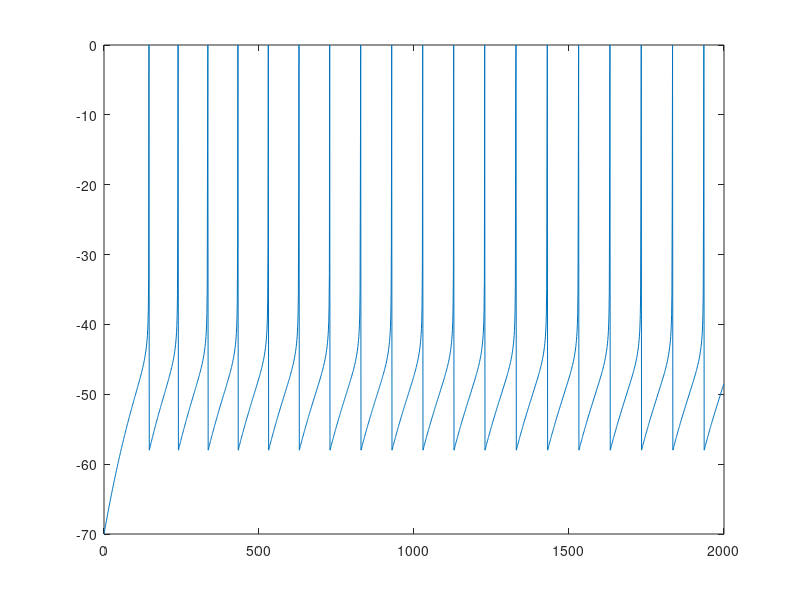
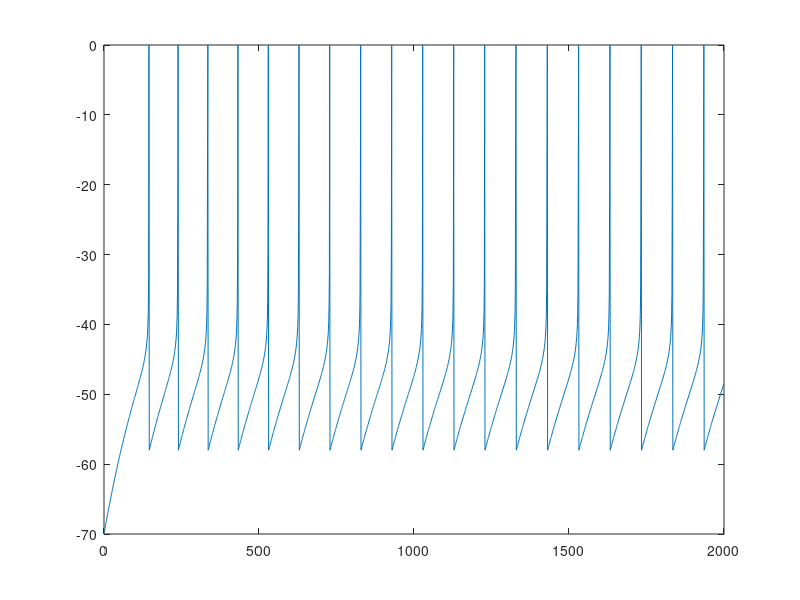
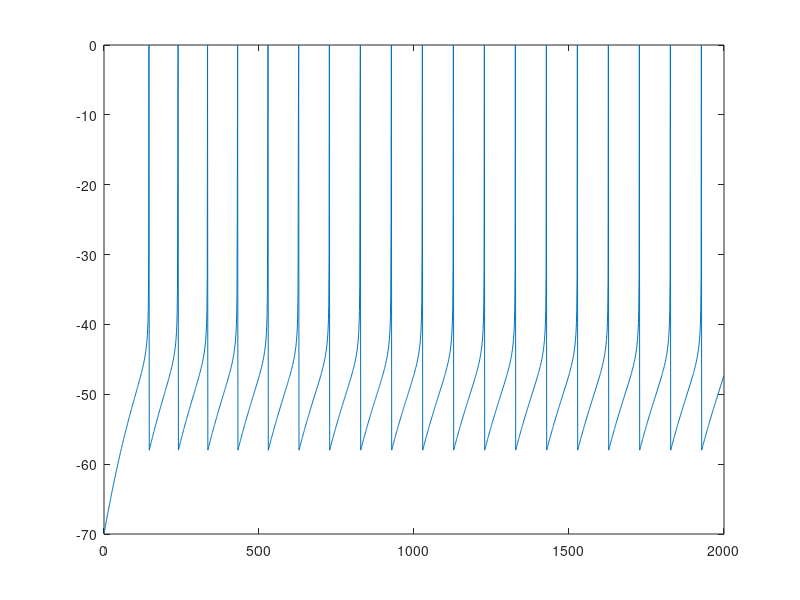
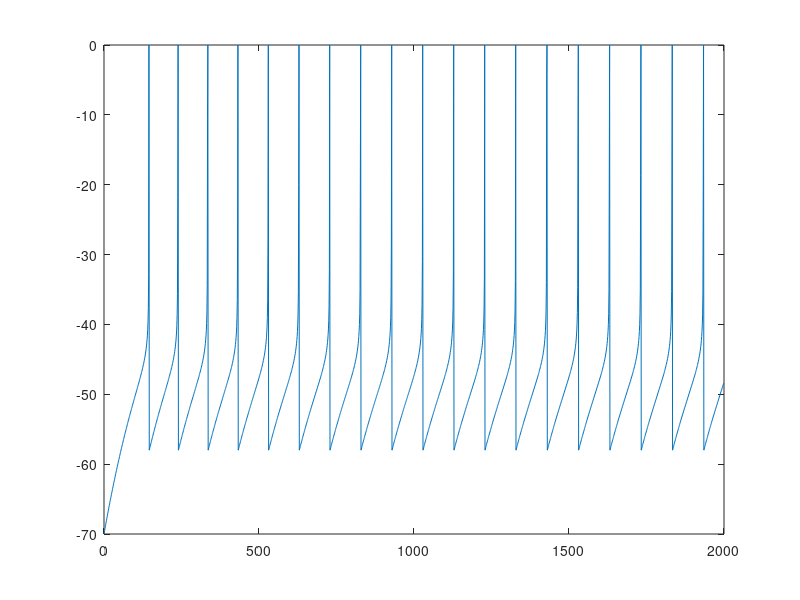

Source code (MATLAB) for these figures, in order:
close all
clear
% float
neuron_spiking_out_tonic_spiking_float = importdata('neuron_spiking_out_tonic_spiking_float.txt');
figure
plot(neuron_spiking_out_tonic_spiking_float(:,1),neuron_spiking_out_tonic_spiking_float(:,2));
v_tonic_spiking_float = find(neuron_spiking_out_tonic_spiking_float(:,4));

max_tonic_spiking = max(neuron_spiking_out_tonic_spiking_float(:,2));
min_tonic_spiking = min(neuron_spiking_out_tonic_spiking_float(:,2));
[m,n] = size(neuron_spiking_out_tonic_spiking_float(:,2));

% fixed exp
neuron_spiking_out_tonic_spiking_fixed_exp = importdata('neuron_spiking_out_tonic_spiking_fixed_exp.txt');
figure
plot(neuron_spiking_out_tonic_spiking_fixed_exp(:,1),neuron_spiking_out_tonic_spiking_fixed_exp(:,2));
v_tonic_spiking_fixed_exp = find(neuron_spiking_out_tonic_spiking_fixed_exp(:,4));

nrmsd_tonic_spiking_fixed_exp = 0;
for i=2:length(v_tonic_spiking_float)-1
    pos_range_tonic_spiking_fixed_exp = round((v_tonic_spiking_float(i+1)-v_tonic_spiking_float(i))/2);
    neg_range_tonic_spiking_fixed_exp = round((v_tonic_spiking_float(i)-v_tonic_spiking_float(i-1))/2);
    diff_tonic_spiking_fixed_exp = neuron_spiking_out_tonic_spiking_fixed_exp(v_tonic_spiking_fixed_exp(i)-neg_range_tonic_spiking_fixed_exp:v_tonic_spiking_fixed_exp(i)+pos_range_tonic_spiking_fixed_exp,2)-neuron_spiking_out_tonic_spiking_float(v_tonic_spiking_float(i)-neg_range_tonic_spiking_fixed_exp:v_tonic_spiking_float(i)+pos_range_tonic_spiking_fixed_exp,2);
    square_diff_tonic_spiking_fixed_exp = diff_tonic_spiking_fixed_exp.^2;
    sum_square_diff_tonic_spiking_fixed_exp = sum(square_diff_tonic_spiking_fixed_exp);
    sqrt_sum_square_diff_tonic_spiking_fixed_exp = sqrt(sum_square_diff_tonic_spiking_fixed_exp/(pos_range_tonic_spiking_fixed_exp+neg_range_tonic_spiking_fixed_exp+1));
    nrmsd_tonic_spiking_fixed_exp = nrmsd_tonic_spiking_fixed_exp + sqrt_sum_square_diff_tonic_spiking_fixed_exp/(max_tonic_spiking-min_tonic_spiking);
end
nrmsd_tonic_spiking_fixed_exp = nrmsd_tonic_spiking_fixed_exp/(length(v_tonic_spiking_float)-2)

terr_tonic_spiking_fixed_exp = 0;
for i=1:length(v_tonic_spiking_float)-1
    terr_tonic_spiking_fixed_exp = terr_tonic_spiking_fixed_exp + abs(((v_tonic_spiking_float(i+1)-v_tonic_spiking_float(i)) - (v_tonic_spiking_fixed_exp(i+1)-v_tonic_spiking_fixed_exp(i)))/(v_tonic_spiking_float(i+1)-v_tonic_spiking_float(i)));
end
terr_tonic_spiking_fixed_exp = terr_tonic_spiking_fixed_exp/(length(v_tonic_spiking_float)-1)


% % % % % % % % % % % % % % % % % % % % % % % % % % % % % % % % % % % % % % % % % % % 
% // Circuit = mul32x32_061
% // Area   (45) = 1150
% // Delay  (45) = 1.750
% // Power  (45) = 0.69
% // MAE = 10647482012080490.0
% // MRE = 19.69 %
% // WCE LIMIT = 922337203685477580800
% // WCE LIMIT % = 0.5 %
% // EP = 100.0 %
neuron_spiking_out_tonic_spiking_appr_mul_061 = importdata('neuron_spiking_out_tonic_spiking_appr_mul_061.txt');
figure
plot(neuron_spiking_out_tonic_spiking_appr_mul_061(:,1),neuron_spiking_out_tonic_spiking_appr_mul_061(:,2));
v_tonic_spiking_appr_mul_061 = find(neuron_spiking_out_tonic_spiking_appr_mul_061(:,4));

nrmsd_tonic_spiking_appr_mul_061 = 0;
for i=2:length(v_tonic_spiking_float)-1
    pos_range_tonic_spiking_appr_mul_061 = round((v_tonic_spiking_float(i+1)-v_tonic_spiking_float(i))/2);
    neg_range_tonic_spiking_appr_mul_061 = round((v_tonic_spiking_float(i)-v_tonic_spiking_float(i-1))/2);
    diff_tonic_spiking_appr_mul_061 = neuron_spiking_out_tonic_spiking_appr_mul_061(v_tonic_spiking_appr_mul_061(i)-neg_range_tonic_spiking_appr_mul_061:v_tonic_spiking_appr_mul_061(i)+pos_range_tonic_spiking_appr_mul_061,2)-neuron_spiking_out_tonic_spiking_float(v_tonic_spiking_float(i)-neg_range_tonic_spiking_appr_mul_061:v_tonic_spiking_float(i)+pos_range_tonic_spiking_appr_mul_061,2);
    square_diff_tonic_spiking_appr_mul_061 = diff_tonic_spiking_appr_mul_061.^2;
    sum_square_diff_tonic_spiking_appr_mul_061 = sum(square_diff_tonic_spiking_appr_mul_061);
    sqrt_sum_square_diff_tonic_spiking_appr_mul_061 = sqrt(sum_square_diff_tonic_spiking_appr_mul_061/(pos_range_tonic_spiking_appr_mul_061+neg_range_tonic_spiking_appr_mul_061+1));
    nrmsd_tonic_spiking_appr_mul_061 = nrmsd_tonic_spiking_appr_mul_061 + sqrt_sum_square_diff_tonic_spiking_appr_mul_061/(max_tonic_spiking-min_tonic_spiking);
end
nrmsd_tonic_spiking_appr_mul_061 = nrmsd_tonic_spiking_appr_mul_061/(length(v_tonic_spiking_float)-2)

terr_tonic_spiking_appr_mul_061 = 0;
for i=1:length(v_tonic_spiking_float)-1
    terr_tonic_spiking_appr_mul_061 = terr_tonic_spiking_appr_mul_061 + abs(((v_tonic_spiking_float(i+1)-v_tonic_spiking_float(i)) - (v_tonic_spiking_appr_mul_061(i+1)-v_tonic_spiking_appr_mul_061(i)))/(v_tonic_spiking_float(i+1)-v_tonic_spiking_float(i)));
end
terr_tonic_spiking_appr_mul_061 = terr_tonic_spiking_appr_mul_061/(length(v_tonic_spiking_float)-1)

% % % % % % % % % % % % % % % % % % % % % % % % % % % % % % % % % % % % % % % % % % % 
% // Circuit = mul32x32_049
% // Area   (45) = 2134
% // Delay  (45) = 2.200
% // Power  (45) = 1.39
% // MAE = 1208466017512107.8
% // MRE = 3.62 %
% // WCE LIMIT = 92233720368547758080
% // WCE LIMIT % = 0.05 %
% // EP = 100.0 %
neuron_spiking_out_tonic_spiking_appr_mul_049 = importdata('neuron_spiking_out_tonic_spiking_appr_mul_049.txt');
figure
plot(neuron_spiking_out_tonic_spiking_appr_mul_049(:,1),neuron_spiking_out_tonic_spiking_appr_mul_049(:,2));
v_tonic_spiking_appr_mul_049 = find(neuron_spiking_out_tonic_spiking_appr_mul_049(:,4));

nrmsd_tonic_spiking_appr_mul_049 = 0;
for i=2:length(v_tonic_spiking_float)-1
    pos_range_tonic_spiking_appr_mul_049 = round((v_tonic_spiking_float(i+1)-v_tonic_spiking_float(i))/2);
    neg_range_tonic_spiking_appr_mul_049 = round((v_tonic_spiking_float(i)-v_tonic_spiking_float(i-1))/2);
    diff_tonic_spiking_appr_mul_049 = neuron_spiking_out_tonic_spiking_appr_mul_049(v_tonic_spiking_appr_mul_049(i)-neg_range_tonic_spiking_appr_mul_049:v_tonic_spiking_appr_mul_049(i)+pos_range_tonic_spiking_appr_mul_049,2)-neuron_spiking_out_tonic_spiking_float(v_tonic_spiking_float(i)-neg_range_tonic_spiking_appr_mul_049:v_tonic_spiking_float(i)+pos_range_tonic_spiking_appr_mul_049,2);
    square_diff_tonic_spiking_appr_mul_049 = diff_tonic_spiking_appr_mul_049.^2;
    sum_square_diff_tonic_spiking_appr_mul_049 = sum(square_diff_tonic_spiking_appr_mul_049);
    sqrt_sum_square_diff_tonic_spiking_appr_mul_049 = sqrt(sum_square_diff_tonic_spiking_appr_mul_049/(pos_range_tonic_spiking_appr_mul_049+neg_range_tonic_spiking_appr_mul_049+1));
    nrmsd_tonic_spiking_appr_mul_049 = nrmsd_tonic_spiking_appr_mul_049 + sqrt_sum_square_diff_tonic_spiking_appr_mul_049/(max_tonic_spiking-min_tonic_spiking);
end
nrmsd_tonic_spiking_appr_mul_049 = nrmsd_tonic_spiking_appr_mul_049/(length(v_tonic_spiking_float)-2)

terr_tonic_spiking_appr_mul_049 = 0;
for i=1:length(v_tonic_spiking_float)-1
    terr_tonic_spiking_appr_mul_049 = terr_tonic_spiking_appr_mul_049 + abs(((v_tonic_spiking_float(i+1)-v_tonic_spiking_float(i)) - (v_tonic_spiking_appr_mul_049(i+1)-v_tonic_spiking_appr_mul_049(i)))/(v_tonic_spiking_float(i+1)-v_tonic_spiking_float(i)));
end
terr_tonic_spiking_appr_mul_049 = terr_tonic_spiking_appr_mul_049/(length(v_tonic_spiking_float)-1)

% % % % % % % % % % % % % % % % % % % % % % % % % % % % % % % % % % % % % % % % % % % 
% // Library = EvoApprox 16x16
% // Circuit = mul32x32_034
% // Area   (45) = 3129
% // Delay  (45) = 2.630
% // Power  (45) = 2.34
% // MAE = 149059810610824.8
% // MRE = 0.26 %
% // WCE LIMIT = 9223372036854775808
% // WCE LIMIT % = 0.005 %
% // EP = 100.0 %
neuron_spiking_out_tonic_spiking_appr_mul_034 = importdata('neuron_spiking_out_tonic_spiking_appr_mul_034.txt');
figure
plot(neuron_spiking_out_tonic_spiking_appr_mul_034(:,1),neuron_spiking_out_tonic_spiking_appr_mul_034(:,2));
v_tonic_spiking_appr_mul_034 = find(neuron_spiking_out_tonic_spiking_appr_mul_034(:,4));

nrmsd_tonic_spiking_appr_mul_034 = 0;
for i=2:length(v_tonic_spiking_float)-1
    pos_range_tonic_spiking_appr_mul_034 = round((v_tonic_spiking_float(i+1)-v_tonic_spiking_float(i))/2);
    neg_range_tonic_spiking_appr_mul_034 = round((v_tonic_spiking_float(i)-v_tonic_spiking_float(i-1))/2);
    diff_tonic_spiking_appr_mul_034 = neuron_spiking_out_tonic_spiking_appr_mul_034(v_tonic_spiking_appr_mul_034(i)-neg_range_tonic_spiking_appr_mul_034:v_tonic_spiking_appr_mul_034(i)+pos_range_tonic_spiking_appr_mul_034,2)-neuron_spiking_out_tonic_spiking_float(v_tonic_spiking_float(i)-neg_range_tonic_spiking_appr_mul_034:v_tonic_spiking_float(i)+pos_range_tonic_spiking_appr_mul_034,2);
    square_diff_tonic_spiking_appr_mul_034 = diff_tonic_spiking_appr_mul_034.^2;
    sum_square_diff_tonic_spiking_appr_mul_034 = sum(square_diff_tonic_spiking_appr_mul_034);
    sqrt_sum_square_diff_tonic_spiking_appr_mul_034 = sqrt(sum_square_diff_tonic_spiking_appr_mul_034/(pos_range_tonic_spiking_appr_mul_034+neg_range_tonic_spiking_appr_mul_034+1));
    nrmsd_tonic_spiking_appr_mul_034 = nrmsd_tonic_spiking_appr_mul_034 + sqrt_sum_square_diff_tonic_spiking_appr_mul_034/(max_tonic_spiking-min_tonic_spiking);
end
nrmsd_tonic_spiking_appr_mul_034 = nrmsd_tonic_spiking_appr_mul_034/(length(v_tonic_spiking_float)-2)

terr_tonic_spiking_appr_mul_034 = 0;
for i=1:length(v_tonic_spiking_float)-1
    terr_tonic_spiking_appr_mul_034 = terr_tonic_spiking_appr_mul_034 + abs(((v_tonic_spiking_float(i+1)-v_tonic_spiking_float(i)) - (v_tonic_spiking_appr_mul_034(i+1)-v_tonic_spiking_appr_mul_034(i)))/(v_tonic_spiking_float(i+1)-v_tonic_spiking_float(i)));
end
terr_tonic_spiking_appr_mul_034 = terr_tonic_spiking_appr_mul_034/(length(v_tonic_spiking_float)-1)

% % % % % % % % % % % % % % % % % % % % % % % % % % % % % % % % % % % % % % % % % % % 
neuron_spiking_out_tonic_spiking_precise_mul = importdata('neuron_spiking_out_tonic_spiking_precise_mul.txt');
figure
plot(neuron_spiking_out_tonic_spiking_precise_mul(:,1),neuron_spiking_out_tonic_spiking_precise_mul(:,2));
v_tonic_spiking_precise_mul = find(neuron_spiking_out_tonic_spiking_precise_mul(:,4));

nrmsd_tonic_spiking_precise_mul = 0;
for i=2:length(v_tonic_spiking_float)-1
    pos_range_tonic_spiking_precise_mul = round((v_tonic_spiking_float(i+1)-v_tonic_spiking_float(i))/2);
    neg_range_tonic_spiking_precise_mul = round((v_tonic_spiking_float(i)-v_tonic_spiking_float(i-1))/2);
    diff_tonic_spiking_precise_mul = neuron_spiking_out_tonic_spiking_precise_mul(v_tonic_spiking_precise_mul(i)-neg_range_tonic_spiking_precise_mul:v_tonic_spiking_precise_mul(i)+pos_range_tonic_spiking_precise_mul,2)-neuron_spiking_out_tonic_spiking_float(v_tonic_spiking_float(i)-neg_range_tonic_spiking_precise_mul:v_tonic_spiking_float(i)+pos_range_tonic_spiking_precise_mul,2);
    square_diff_tonic_spiking_precise_mul = diff_tonic_spiking_precise_mul.^2;
    sum_square_diff_tonic_spiking_precise_mul = sum(square_diff_tonic_spiking_precise_mul);
    sqrt_sum_square_diff_tonic_spiking_precise_mul = sqrt(sum_square_diff_tonic_spiking_precise_mul/(pos_range_tonic_spiking_precise_mul+neg_range_tonic_spiking_precise_mul+1));
    nrmsd_tonic_spiking_precise_mul = nrmsd_tonic_spiking_precise_mul + sqrt_sum_square_diff_tonic_spiking_precise_mul/(max_tonic_spiking-min_tonic_spiking);
end
nrmsd_tonic_spiking_precise_mul = nrmsd_tonic_spiking_precise_mul/(length(v_tonic_spiking_float)-2)

terr_tonic_spiking_precise_mul = 0;
for i=1:length(v_tonic_spiking_float)-1
    terr_tonic_spiking_precise_mul = terr_tonic_spiking_precise_mul + abs(((v_tonic_spiking_float(i+1)-v_tonic_spiking_float(i)) - (v_tonic_spiking_precise_mul(i+1)-v_tonic_spiking_precise_mul(i)))/(v_tonic_spiking_float(i+1)-v_tonic_spiking_float(i)));
end
terr_tonic_spiking_precise_mul = terr_tonic_spiking_precise_mul/(length(v_tonic_spiking_float)-1)
